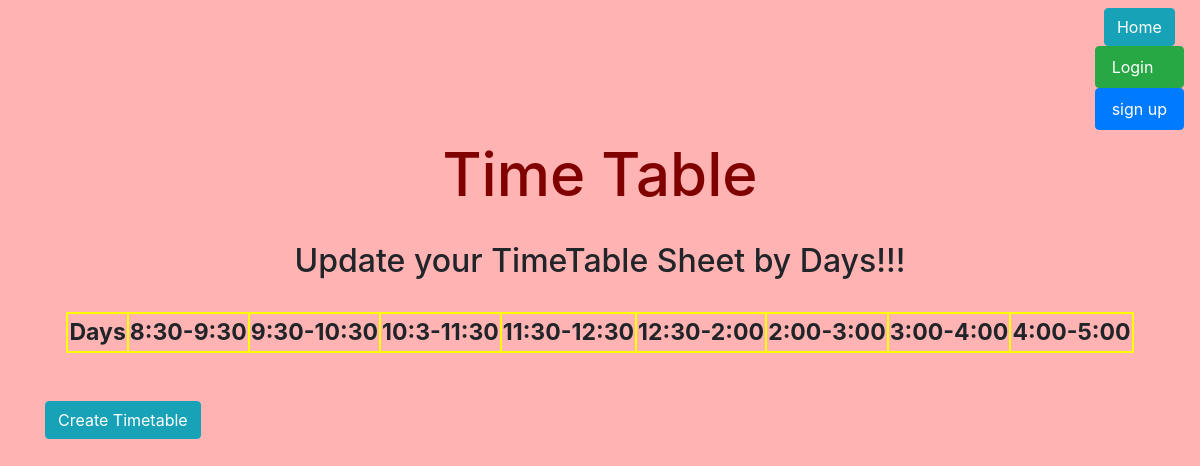
The app's page /TT/, older data.
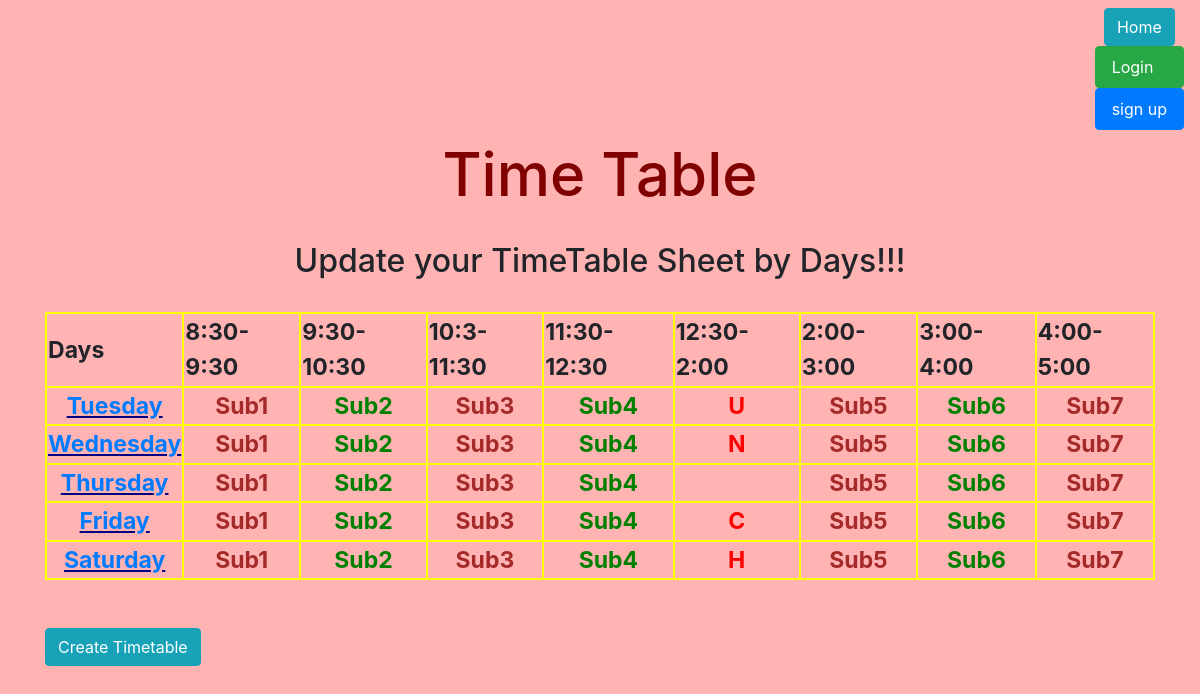
The same page, newer data.
### TT/models.py (models this page shows, shortened)
class timetable(models.Model):
    days = models.CharField(max_length=64)
    sub1= models.CharField(max_length=64)
    sub2 = models.CharField(max_length=64)
    sub3 = models.CharField(max_length=64)
    sub4= models.CharField(max_length=64)
    sub5 = models.CharField(max_length=64,blank="True")
    sub6 = models.CharField(max_length=64)
    sub7 = models.CharField(max_length=64)
    sub8 = models.CharField(max_length=64)

### TT/views.py (the view)
class Listviews(ListView):
    context_object_name = 'tables'
    model = models.timetable
    template_name = 'TT/list.html'

### TT/templates/TT/list.html (shortened to what this page needs)
{% extends "base.html" %}
{% block content %}
<div class="container" align="center">
    <marquee><h1 style="font-size:60px;">Time Table</h1></marquee>
    <br>
    <h2>Update your TimeTable Sheet by Days!!! </h2>
    <br>
    <table border="3" cellspacing="3">
        <thead>
            <tr>
                  <th>Days</th>
                <th>8:30-9:30</th>
                <th>9:30-10:30</th>
                <th>10:3-11:30</th>
                <th>11:30-12:30</th>
                <th>12:30-2:00</th>
                <th>2:00-3:00</th>
                <th>3:00-4:00</th>
                 <th>4:00-5:00</th>
            </tr>
        </thead>
        {% for time in tables %}
        <tr>
            <td align="center" ><font color="#000080" ><b><u><a href="{{ time.id }}">{{time.days}}</a></b></font></td>
            <td align="center"><font color="brown"><b>{{time.sub1}}</b></font></td>
            <td align="center"><font color="green"><b>{{time.sub2}}</b></font></td>
            <td align="center"><font color="brown"><b>{{time.sub3}}</b></font></td>
             <td align="center"><font color="green"><b>{{time.sub4}}</b></font></td>
             <td align="center"><font color="RED"><b>{{time.sub5}}</b></font></td>
             <td align="center"><font color="brown"><b>{{time.sub6}}</b></font></td>
             <td align="center"><font color="green"><b>{{time.sub7}}</b></font></td>
             <td align="center"><font color="brown"><b>{{time.sub8}}</b></font></td>
        </tr>
        {% endfor %}
    </table>
</div>
<div class="container">
   <br>
    <br>
     <a class='btn btn-info' href="{% url 'TT:create' %}">Create Timetable</a> </p>
</div>
{% endblock %}

### templates/base.html (shortened to what this page needs)
<!DOCTYPE html>
<html lang="en">
<head>
    <link rel="stylesheet" href="https://stackpath.bootstrapcdn.com/bootstrap/4.5.0/css/bootstrap.min.css">
</head>
<body style="background-color:#ffb3b3;">
<nav class="navbar navbar-default navbar-static-top">
       <center> <a class='btn btn-info'href="{% url 'home'%}">Home</a>
        <ul class='nav navbar-nav navbar-right'>
            {% if user.is_authenticated %}
            <center>
                <a href="{% url 'TT:list' %}" class="btn btn-success navbar navbar-default navbar-static-top">Your TimeTable</a></center>
            <li><a class="btn btn-danger navbar navbar-default navbar-static-top" href="{% url 'accounts:logout' %}">Log Out</a></li><br>
            {% else %}
            <li><a class="btn btn-success navbar navbar-default navbar-static-top" href="{% url 'accounts:login' %}">Login</a></li>
            <li><a class="btn btn-primary navbar navbar-default navbar-static-top" href="{% url 'accounts:signup' %}">sign up</a></li>
            {% endif %}
        </ul>
</center>
</nav>
{% block content %}
{% endblock %}
</body>
</html>

### TT/templates/TT/list.html (style rules this page uses)
table, th, td { border: 2px solid yellow;font-size:120%; }
h1 { color: #800000; }

Row changes from the older to the newer data that the page shows:
added timetable: days "Tuesday", sub1 "Sub1", sub2 "Sub2", sub3 "Sub3", sub4 "Sub4", sub5 "U", sub6 "Sub5", sub7 "Sub6", sub8 "Sub7"
added timetable: days "Wednesday", sub1 "Sub1", sub2 "Sub2", sub3 "Sub3", sub4 "Sub4", sub5 "N", sub6 "Sub5", sub7 "Sub6", sub8 "Sub7"
added timetable: days "Thursday", sub1 "Sub1", sub2 "Sub2", sub3 "Sub3", sub4 "Sub4", sub6 "Sub5", sub7 "Sub6", sub8 "Sub7"
added timetable: days "Friday", sub1 "Sub1", sub2 "Sub2", sub3 "Sub3", sub4 "Sub4", sub5 "C", sub6 "Sub5", sub7 "Sub6", sub8 "Sub7"
added timetable: days "Saturday", sub1 "Sub1", sub2 "Sub2", sub3 "Sub3", sub4 "Sub4", sub5 "H", sub6 "Sub5", sub7 "Sub6", sub8 "Sub7"
